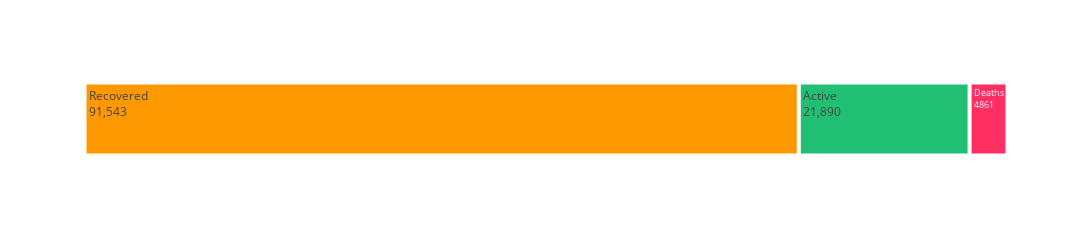

The cell this chart's notebook holds for it:
### Code cell
temp = full_table.groupby('Date')['Confirmed', 'Deaths', 'Recovered', 'Active'].sum().reset_index()
temp = temp[temp['Date']==max(temp['Date'])].reset_index(drop=True)

tm = temp.melt(id_vars="Date", value_vars=['Active', 'Deaths', 'Recovered'])
fig = px.treemap(tm, path=["variable"], values="value", height=225, width=1200,
                 color_discrete_sequence=[act, rec, dth])
fig.data[0].textinfo = 'label+text+value'
fig.show()

### Figure 1 — Plotly figure (JSON) as saved in the notebook; plotly's stock layout.template omitted (floating-point values rounded to 4 significant figures)
{"data": [{"branchvalues": "total", "domain": {"x": [0, 1], "y": [0, 1]}, "hovertemplate": "labels=%{label}<br>value=%{value}<br>parent=%{parent}<br>id=%{id}<extra></extra>", "ids": ["Active", "Deaths", "Recovered"], "labels": ["Active", "Deaths", "Recovered"], "name": "", "parents": ["", "", ""], "textinfo": "label+text+value", "type": "treemap", "values": [21890, 4861, 91543]}], "layout": {"height": 225, "legend": {"tracegroupgap": 0}, "margin": {"t": 60}, "treemapcolorway": ["#fe9801", "#21bf73", "#ff2e63"], "width": 1200}}
